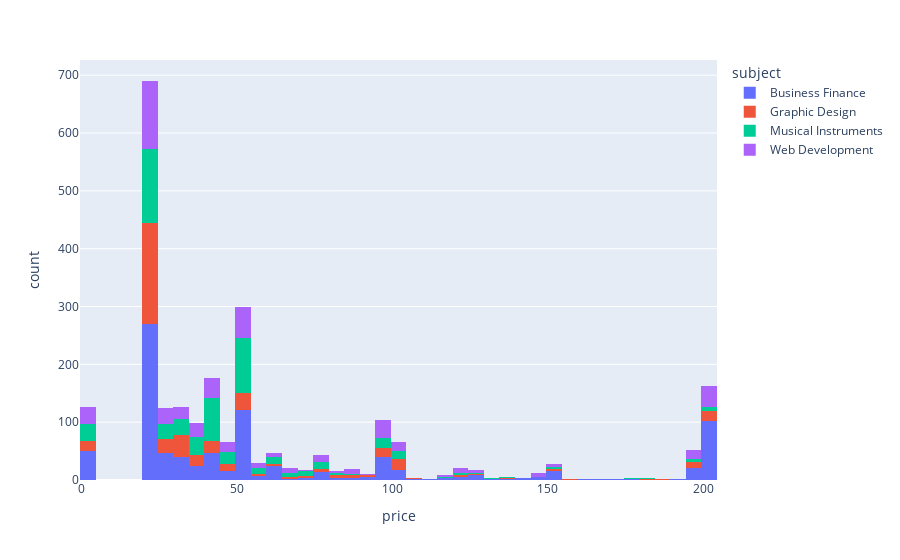

The code cell stored with this chart in its notebook:
### Code cell
fig = px.histogram(df_sans_ol, x="price", color='subject')
fig.show()

### Figure 1 — Plotly figure (JSON) as saved in the notebook; plotly's stock layout.template omitted (floating-point values rounded to 4 significant figures; data arrays with more than 128 entries replaced by an {"elided": "..."} marker saying what was removed)
{"data": [{"alignmentgroup": "True", "bingroup": "x", "hovertemplate": "subject=Business Finance<br>price=%{x}<br>count=%{y}<extra></extra>", "legendgroup": "Business Finance", "marker": {"color": "#636efa"}, "name": "Business Finance", "offsetgroup": "Business Finance", "orientation": "v", "showlegend": true, "type": "histogram", "x": {"elided": "910 int values"}, "xaxis": "x", "yaxis": "y"}, {"alignmentgroup": "True", "bingroup": "x", "hovertemplate": "subject=Graphic Design<br>price=%{x}<br>count=%{y}<extra></extra>", "legendgroup": "Graphic Design", "marker": {"color": "#EF553B"}, "name": "Graphic Design", "offsetgroup": "Graphic Design", "orientation": "v", "showlegend": true, "type": "histogram", "x": {"elided": "451 int values"}, "xaxis": "x", "yaxis": "y"}, {"alignmentgroup": "True", "bingroup": "x", "hovertemplate": "subject=Musical Instruments<br>price=%{x}<br>count=%{y}<extra></extra>", "legendgroup": "Musical Instruments", "marker": {"color": "#00cc96"}, "name": "Musical Instruments", "offsetgroup": "Musical Instruments", "orientation": "v", "showlegend": true, "type": "histogram", "x": {"elided": "546 int values"}, "xaxis": "x", "yaxis": "y"}, {"alignmentgroup": "True", "bingroup": "x", "hovertemplate": "subject=Web Development<br>price=%{x}<br>count=%{y}<extra></extra>", "legendgroup": "Web Development", "marker": {"color": "#ab63fa"}, "name": "Web Development", "offsetgroup": "Web Development", "orientation": "v", "showlegend": true, "type": "histogram", "x": {"elided": "513 int values"}, "xaxis": "x", "yaxis": "y"}], "layout": {"barmode": "relative", "legend": {"title": {"text": "subject"}, "tracegroupgap": 0}, "margin": {"t": 60}, "xaxis": {"anchor": "y", "domain": [0, 1], "title": {"text": "price"}}, "yaxis": {"anchor": "x", "domain": [0, 1], "title": {"text": "count"}}}}
